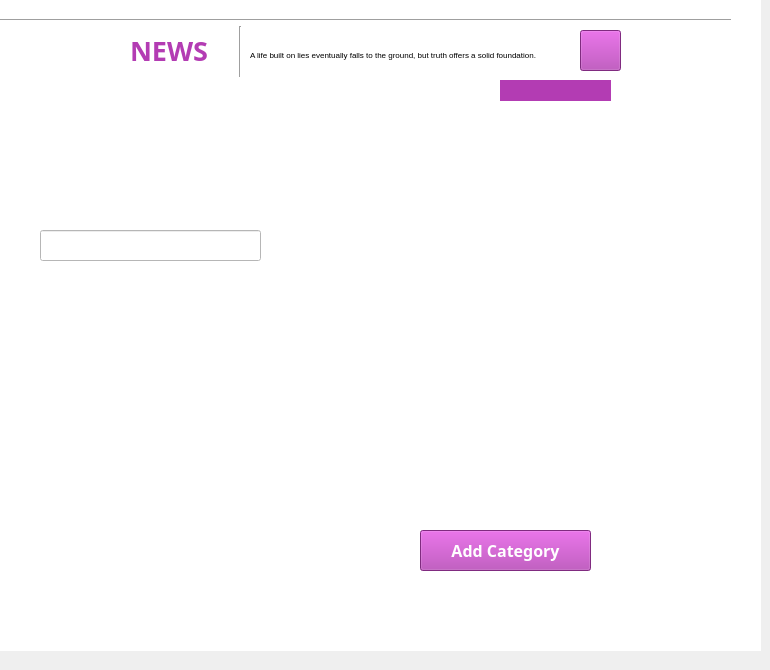
    <widget class="QWidget" name="page_7">
     <widget class="QLabel" name="label_52">
      <property name="geometry">
       <rect>
        <x>0</x>
        <y>-10</y>
        <width>761</width>
        <height>661</height>
       </rect>
      </property>
      <property name="styleSheet">
       <string notr="true">background-color: rgb(255, 255, 255);</string>
      </property>
      <property name="text">
       <string/>
      </property>
     </widget>
     <widget class="Line" name="line_13">
      <property name="geometry">
       <rect>
        <x>-30</x>
        <y>10</y>
        <width>761</width>
        <height>21</height>
       </rect>
      </property>
      <property name="orientation">
       <enum>Qt::Orientation::Horizontal</enum>
      </property>
     </widget>
     <widget class="QLabel" name="label_53">
      <property name="geometry">
       <rect>
        <x>10</x>
        <y>30</y>
        <width>121</width>
        <height>41</height>
       </rect>
      </property>
      <property name="font">
       <font>
        <family>Rockwell Extra Bold</family>
        <pointsize>20</pointsize>
        <bold>true</bold>
       </font>
      </property>
      <property name="styleSheet">
       <string notr="true">color: rgb(255, 255, 255);</string>
      </property>
      <property name="text">
       <string>WORLD</string>
      </property>
     </widget>
     <widget class="QLabel" name="label_54">
      <property name="geometry">
       <rect>
        <x>130</x>
        <y>30</y>
        <width>91</width>
        <height>41</height>
       </rect>
      </property>
      <property name="font">
       <font>
        <family>Rockwell Extra Bold</family>
        <pointsize>20</pointsize>
        <bold>true</bold>
       </font>
      </property>
      <property name="styleSheet">
       <string notr="true">color: rgb(179, 60, 179);</string>
      </property>
      <property name="text">
       <string>NEWS</string>
      </property>
     </widget>
     <widget class="Line" name="line_14">
      <property name="geometry">
       <rect>
        <x>230</x>
        <y>26</y>
        <width>21</width>
        <height>51</height>
       </rect>
      </property>
      <property name="orientation">
       <enum>Qt::Orientation::Vertical</enum>
      </property>
     </widget>
     <widget class="QLabel" name="label_55">
      <property name="geometry">
       <rect>
        <x>250</x>
        <y>45</y>
        <width>341</width>
        <height>20</height>
       </rect>
      </property>
      <property name="font">
       <font>
        <pointsize>6</pointsize>
       </font>
      </property>
      <property name="text">
       <string>A life built on lies eventually falls to the ground, but truth offers a solid foundation.</string>
      </property>
     </widget>
     <widget class="QPushButton" name="homepage_3">
      <property name="geometry">
       <rect>
        <x>580</x>
        <y>30</y>
        <width>41</width>
        <height>41</height>
       </rect>
      </property>
      <property name="styleSheet">
       <string notr="true">background-color: rgb(179, 60, 179);</string>
      </property>
      <property name="text">
       <string/>
      </property>
     </widget>
     <widget class="QLabel" name="label_56">
      <property name="geometry">
       <rect>
        <x>-20</x>
        <y>80</y>
        <width>521</width>
        <height>21</height>
       </rect>
      </property>
      <property name="styleSheet">
       <string notr="true">background-color: rgb(255, 255, 255);</string>
      </property>
      <property name="text">
       <string/>
      </property>
     </widget>
     <widget class="QLabel" name="label_57">
      <property name="geometry">
       <rect>
        <x>500</x>
        <y>80</y>
        <width>111</width>
        <height>21</height>
       </rect>
      </property>
      <property name="styleSheet">
       <string notr="true">background-color: rgb(179, 60, 179);</string>
      </property>
      <property name="text">
       <string/>
      </property>
     </widget>
     <widget class="QLineEdit" name="lineEdit_3">
      <property name="geometry">
       <rect>
        <x>40</x>
        <y>230</y>
        <width>221</width>
        <height>31</height>
       </rect>
      </property>
      <property name="styleSheet">
       <string notr="true">color: rgb(0, 0, 0);
background-color: rgb(255, 255, 255);</string>
      </property>
     </widget>
     <widget class="QLabel" name="label_58">
      <property name="geometry">
       <rect>
        <x>40</x>
        <y>200</y>
        <width>111</width>
        <height>31</height>
       </rect>
      </property>
      <property name="font">
       <font>
        <pointsize>16</pointsize>
       </font>
      </property>
      <property name="styleSheet">
       <string notr="true">color: rgb(255, 255, 255);</string>
      </property>
      <property name="text">
       <string>Category</string>
      </property>
     </widget>
     <widget class="QPushButton" name="addcategory">
      <property name="geometry">
       <rect>
        <x>420</x>
        <y>530</y>
        <width>171</width>
        <height>41</height>
       </rect>
      </property>
      <property name="font">
       <font>
        <family>Rockwell Extra Bold</family>
        <pointsize>12</pointsize>
        <bold>true</bold>
       </font>
      </property>
      <property name="styleSheet">
       <string notr="true">background-color: rgb(179, 60, 179);
color: rgb(255, 255, 255);</string>
      </property>
      <property name="text">
       <string>Add Category</string>
      </property>
     </widget>
    </widget>
